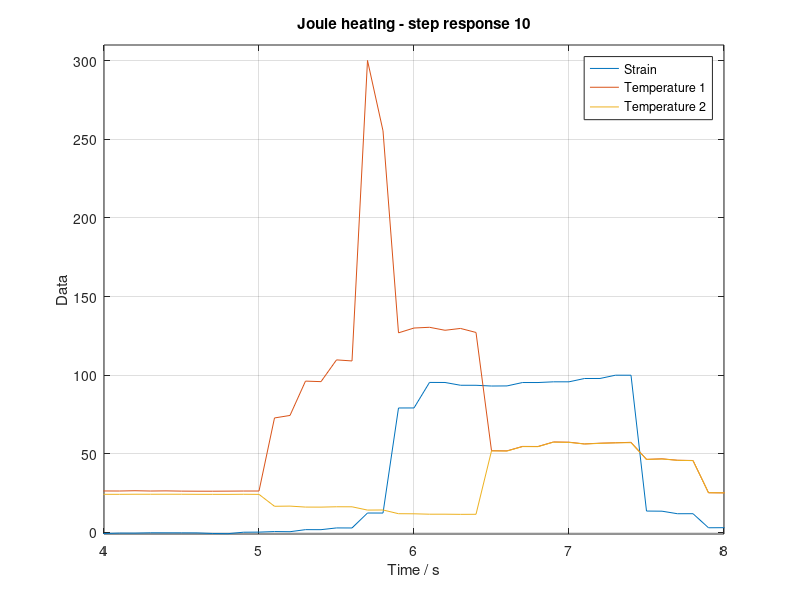

This chart was generated by the following MATLAB code:
close all;
clear all;

load('ele_stp_10.txt');
z10=length(ele_stp_10);
s10=(ele_stp_10(1:z10,2));
smax10=max(s10);
sp10=s10/smax10*100;
T101=(ele_stp_10(1:z10,3));
T102=(ele_stp_10(1:z10,4));
t10=(.1:.1:z10/10)';

scrsz=get(0,'Screensize');
figure('Position',[1 scrsz(4) scrsz(3) scrsz(4)])
plot(t10,sp10,t10,T101,t10,T102);
xlim([4 8]);
%ylim([-1 65]);
ylim([-1 310]);
xlabel('Time / s');
ylabel('Data');
title('Joule heating - step response 10');
legend('Strain','Temperature 1','Temperature 2','Location','NorthEast');
grid on;